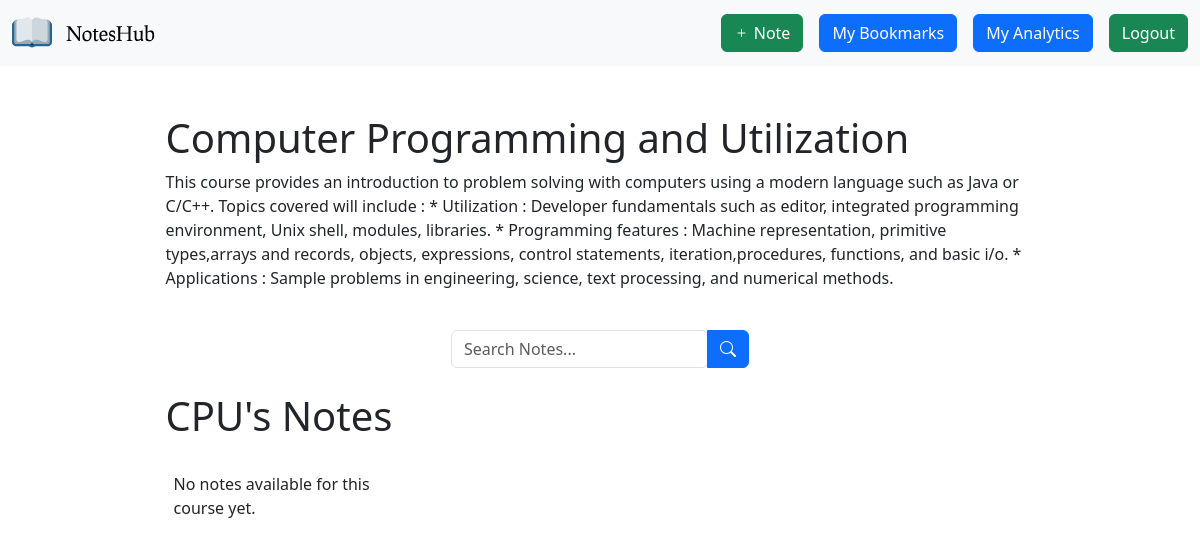
The page /course/CS 101/notes/ (signed in) on the database its author committed.
### core/models.py (models this page shows, shortened)
class Course(models.Model):
    course_code = models.CharField(
        max_length=10,
        primary_key=True,
        unique=True,
        blank=False,
        verbose_name="Course Code"
    )
    course_name = models.CharField(
        max_length=100,
        blank=False,
        verbose_name="Course Name"
    )
    short_name = models.CharField(
        max_length=16,
        blank=False,
        verbose_name="Short Name"
    )
    description = models.CharField(
        max_length=256,
        blank=False,
        verbose_name="Course Description"
    )

### core/views.py (the view, shortened to what this page needs)
# urls.py: path('course/<str:course_code>/notes/', views.notesView, name='course_notes'),
@login_required(login_url='login')
def notesView(request, course_code):
    course = get_object_or_404(Course, course_code=course_code)
    notes = Notes.objects.filter(course=course)
    return render(request, 'course_notes.html', {'course': course, 'notes': notes})

### core/templates/course_notes.html (shortened to what this page needs)
{% extends "base.html" %}
{% load static %}
{% block start %}
<div class="container mt-5">
    <div class="container d-flex flex-column align-items-center" style="width: 80%; margin-top: 20px;">
        <div class="mb-4 align-self-start">
            <h1>{{ course.course_name }}</h1>
            <p>{{ course.description }}</p>
        </div>
        <div class="row d-flex justify-content-center">
            <div class="input-group mb-4" style="margin:auto">
                <div class="form-outline">
                    <input id="note-search" type="search" class="form-control" placeholder="Search Notes..." onkeyup="searchNotes()"/>
                </div>
                <button type="submit" class="btn btn-primary">
                    <i class="bi bi-search"></i>
                </button>
            </div>
        </div>
        <div class="mb-4 align-self-start">
            <h1>{{ course.short_name }}'s Notes</h1>
        </div>
        <div id="notes-container" class="row row-cols-2 row-cols-sm-4 row-cols-md-4 g-3" style="width: 100%;">
            {% for note in notes %}
            <div class="col mb-4">
                <div class="card d-flex flex-column" style="height: 300px;">
                    <a href="{% url 'note_detail' note.id %}" class="text-decoration-none">
                        <img src="{{ note.thumbnail_url }}" class="card-img-top" alt="Course Thumbnail" style="cursor: pointer; height: 180px; object-fit: cover;">
                    </a>
                    <div class="card-body d-flex flex-column flex-grow-1">
                        <a href="{% url 'note_detail' note.id %}" class="text-decoration-none">
                            <h5 class="card-title" style="cursor: pointer;">{{ note.title }}</h5>
                        </a>
                        <p class="lead small">Added by {{ note.user.username }}</p>
                    </div>
                    <div class="d-flex justify-content-around mt-auto">
                      <img id="like-icon" src="{% static 'images/like.svg' %}" alt="like" width="24px" height="24px" style="cursor: pointer;" onclick="toggle(this, {{ note.id }})">
                  <img id="bookmark-icon" src="{% static 'images/bookmark.svg' %}" alt="like" width="24px" height="24px" style="cursor: pointer;" onclick="toggle(this, {{ note.id }})">
                    </div>
                </div>
            </div>
            {% empty %}
                <p>No notes available for this course yet.</p>
            {% endfor %}
        </div>
    </div>
</div>
{% endblock %}

### rows shown on the page
Course: course_name "Computer Programming and Utilization", description "This course provides an introduction to problem solving with computers using a modern language such as Java or C/C++. Topics covered will include : * Utilization : Developer fundamentals such as editor, integrated programming environment, Unix shell, modules, libraries. * Programming features : Machine representation, primitive types,arrays and records, objects, expressions, control statements, iteration,procedures, functions, and basic i/o. * Applications : Sample problems in engineering, science, text processing, and numerical methods.", short_name "CPU"
